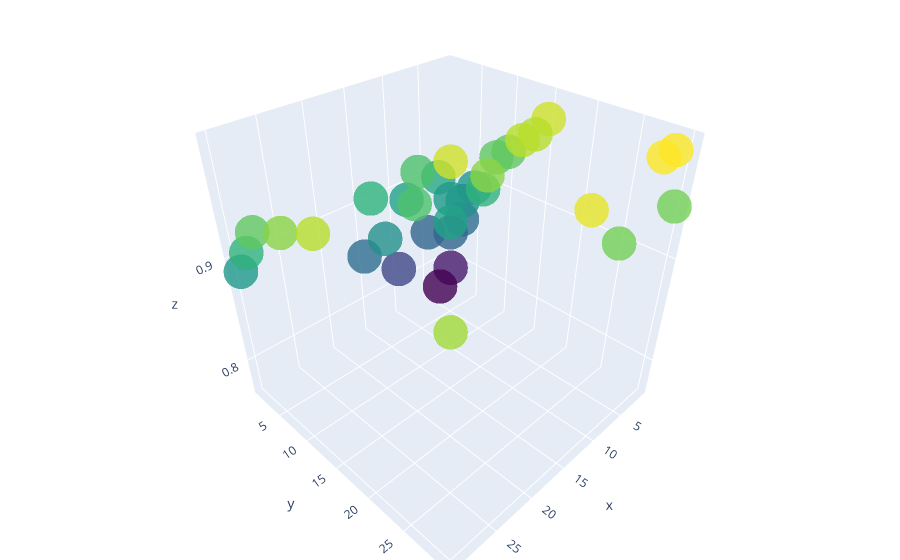

The cell this chart's notebook holds for it:
### Code cell
import plotly.graph_objects as go
import numpy as np


fig = go.Figure(data=[go.Scatter3d(
    x=x,
    y=y,
    z=res4,
    mode='markers',
    marker=dict(
        size=12,
        color=res4,                # set color to an array/list of desired values
        colorscale='Viridis',   # choose a colorscale
        opacity=0.8
    )
)])

# tight layout
fig.update_layout(margin=dict(l=0, r=0, b=0, t=0))
fig.show()

### Figure 1 — Plotly figure (JSON) as saved in the notebook; plotly's stock layout.template omitted (floating-point values rounded to 4 significant figures)
{"data": [{"marker": {"color": [0.7857, 0.7698, 0.8413, 0.8175, 0.8492, 0.8889, 0.8492, 0.8413, 0.9048, 0.8968, 0.9127, 0.9127, 0.8889, 0.881, 0.8889, 0.9286, 0.881, 0.9365, 0.9365, 0.9365, 0.9127, 0.8968, 0.9286, 0.9524, 0.9762, 0.9683, 0.9683, 0.9524, 0.9762, 0.9683, 0.9444, 0.9921, 0.9921, 0.9444, 0.9841, 0.9603], "colorscale": [[0, "#440154"], [0.1111, "#482878"], [0.2222, "#3e4989"], [0.3333, "#31688e"], [0.4444, "#26828e"], [0.5556, "#1f9e89"], [0.6667, "#35b779"], [0.7778, "#6ece58"], [0.8889, "#b5de2b"], [1, "#fde725"]], "opacity": 0.8, "size": 12}, "mode": "markers", "type": "scatter3d", "x": [1, 3, 5, 10, 15, 30, 1, 3, 5, 10, 15, 30, 1, 3, 5, 10, 15, 30, 1, 3, 5, 10, 15, 30, 1, 3, 5, 10, 15, 30, 1, 3, 5, 10, 15, 30], "y": [1, 1, 1, 1, 1, 1, 3, 3, 3, 3, 3, 3, 5, 5, 5, 5, 5, 5, 10, 10, 10, 10, 10, 10, 15, 15, 15, 15, 15, 15, 30, 30, 30, 30, 30, 30], "z": [0.7857, 0.7698, 0.8413, 0.8175, 0.8492, 0.8889, 0.8492, 0.8413, 0.9048, 0.8968, 0.9127, 0.9127, 0.8889, 0.881, 0.8889, 0.9286, 0.881, 0.9365, 0.9365, 0.9365, 0.9127, 0.8968, 0.9286, 0.9524, 0.9762, 0.9683, 0.9683, 0.9524, 0.9762, 0.9683, 0.9444, 0.9921, 0.9921, 0.9444, 0.9841, 0.9603]}], "layout": {"margin": {"b": 0, "l": 0, "r": 0, "t": 0}}}
